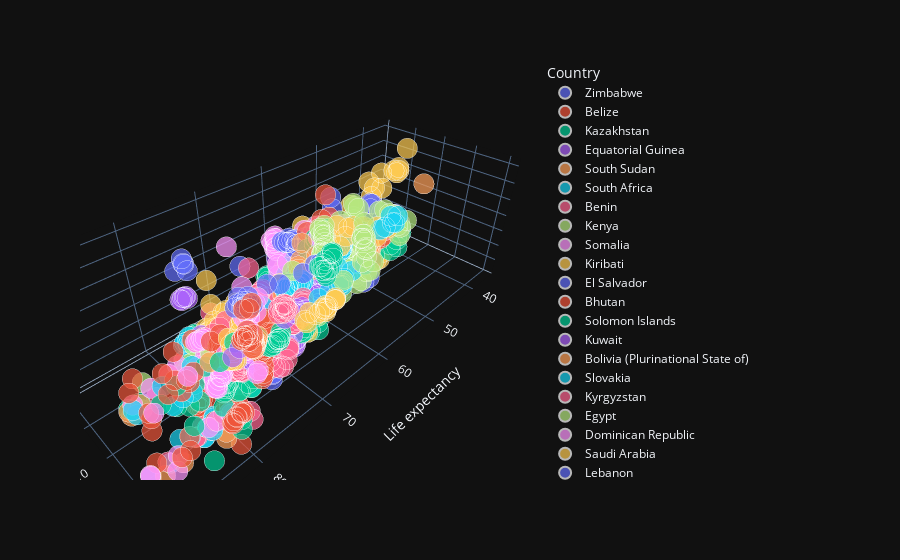

The cell this chart's notebook holds for it:
### Code cell
px.scatter_3d(df.sort_values(by='Year'),y='Schooling',x='Life expectancy',z='Total expenditure',template='plotly_dark',\
                  color='Country',size='Year')
